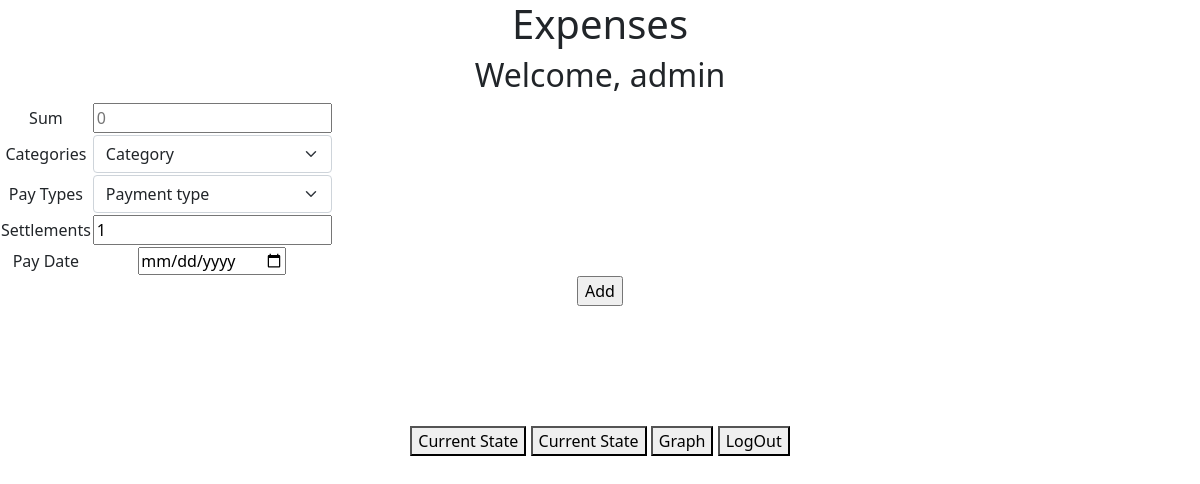
The page / (signed in) on the database its author committed.
### tables this page shows
CREATE TABLE headlines (title_id VARCHAR (30) PRIMARY KEY NOT NULL, screen_id VARCHAR (30) NOT NULL, title_h_name VARCHAR (30) NOT NULL, title_e_name VARCHAR (30) NOT NULL);

### app.py (the view)
@app.route('/')
def index():
    if not session.get("name"):
        return redirect("/login",)
    categories = db.execute('SELECT * FROM categories ORDER BY category_id')
    pays = db.execute('SELECT * FROM payTypes ORDER BY pay_id')
    user_name = session.get("name")
    if not session.get("lang") or session.get("lang") == "en":
        user_lang = "en"
        headlines = db.execute('''SELECT title_id, title_e_name as name
                               FROM headlines
                               WHERE screen_id="index"''')
    else:
        user_lang = "he"
        headlines = db.execute('''SELECT title_id, title_h_name as name
                                       FROM headlines
                                       WHERE screen_id="index"''')
    dict_headlines = {}
    for headline in headlines:
        dict_headlines[headline['title_id']] = headline['name']
    return render_template("index.html", user_name=user_name, user_lang=user_lang,
                           categories=categories, pays=pays, headlines=dict_headlines)

### templates/index.html (shortened to what this page needs)
{% if user_lang == "en" %}
    {% extends "layout.html" %}
{% else %}
    {% extends "layout_he.html" %}
{% endif %}
{% block body %}
    {% if session.name %}
        {% if user_lang == "en" %}
            <h1>Expenses</h1>
            <h2>Welcome, {{user_name}} </h2>
        {% else %}
            <h1>הוצאות</h1>
            <h2>ברוך הבא, {{user_name}}</h2>
        {% endif %}
            <form action="/added" method="post">
                <table>
                    <tr>
                        <td>
                            <label for="sum">
                                {{ headlines["sum"] }}
                            </label>
                        </td>
                        <td>
                            <input name="sum" id="sum" type="text" autocomplete="off" autofocus placeholder="0">
                        </td>
                    </tr>
                    <tr>
                        <td>
                            <label for="categories">
                                {{ headlines["categories"] }}
                            </label>
                        <td>
                            <select class="form-select" id="categories" name="categories" >
                                <option disabled selected value="">Category</option>
                            </select>
                        </td>
                    </tr>
                    <tr>
                        <td>
                            <label for="paytype">
                                {{ headlines["paytype"] }}
                            </label>
                        </td>
                        <td>
                            <select class="form-select" id="paytype" name="pays" >
                                <option selected value="">Payment type</option>
                            </select>
                        </td>
                    </tr>
                    <tr>
                        <td>
                            <label for="settlements">
                                {{ headlines["settlements"] }}
                            </label>
                        </td>
                        <td>
                            <input name="settlements" id="settlements" type="text" autocomplete="off" autofocus
                                   placeholder="Number of payments" value="1">
                        </td>
                    </tr>
                    <tr>
                        <td>
                            <label for="paydate">
                                {{ headlines["paydate"] }}
                            </label>
                        </td>
                        <td>
                            <input type="date" id="paydate" name="paydate" placeholder="Expense date" >
                        </td>
                    </tr>
                </table>
                <input type="submit" value="Add">
            </form>
            <br><br><br><br><br>
            <button onclick="window.location.href='listed'">
              Current State
            </button>
            <button onclick="window.location.href='summed'">
              Current State
            </button>
            <button onclick="window.location.href='graph'">
              Graph
            </button>
            <button onclick="window.location.href='logout'">
              LogOut
            </button>
    {% else %}
        <h1> You are not logged in. <a href="/login">Log in</a></h1>
    {% endif %}
{% endblock %}

### rows shown on the page
headlines: sum "Sum"
headlines: categories "Categories"
headlines: paytype "Pay Types"
headlines: settlements "Settlements"
headlines: paydate "Pay Date"

### other values the page prints
{{ user_name }} "admin"
